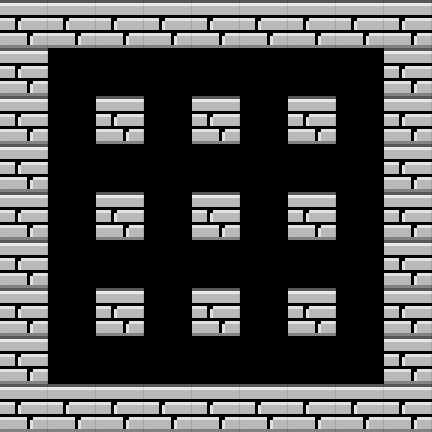

Below is a game level as drawn by its tile map, then a one-line description and the .tmx file that defines it, in full:
An orthogonal 9x9 tile map with 48x48 px tiles, 1 tile layer (Tile Layer 1).

<map version="1.8" tiledversion="1.8.6" orientation="orthogonal" renderorder="right-down" width="9" height="9" tilewidth="48" tileheight="48" infinite="0" nextlayerid="2" nextobjectid="1">
 <tileset firstgid="1" name="sprites" tilewidth="48" tileheight="48" tilecount="192" columns="16">
  <image source="../textures/sprites.png" width="768" height="576" />
 </tileset>
 <layer id="1" name="Tile Layer 1" width="9" height="9">
  <data encoding="csv">
105,105,105,105,105,105,105,105,105,
105,0,0,0,0,0,0,0,105,
105,0,105,0,105,0,105,0,105,
105,0,0,0,0,0,0,0,105,
105,0,105,0,105,0,105,0,105,
105,0,0,0,0,0,0,0,105,
105,0,105,0,105,0,105,0,105,
105,0,0,0,0,0,0,0,105,
105,105,105,105,105,105,105,105,105
</data>
 </layer>
</map>
